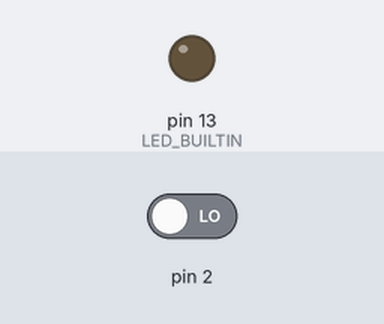
This sketch was run on a simulated Arduino Uno, built with avr-gcc and run on an emulated ATmega328P. Parts: output pins drawn as LEDs (lit = HIGH). The test bench sets the inputs (shaded band); at power-on: pin 2 LOW.

Above: at 1.2 s.
1.3 s: pin 2 driven HIGH
At 2.1 s:
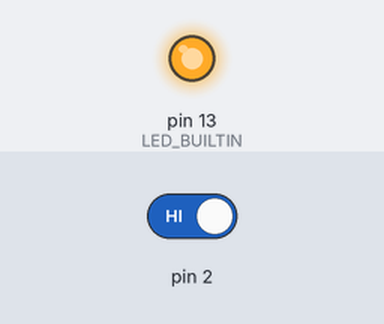
2.8 s: pin 2 driven LOW
At 3.3 s:
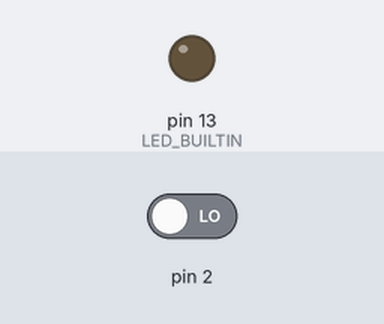
Timing chart, 0 to 5.8 s (numbered marks = the images above; inputs shaded):
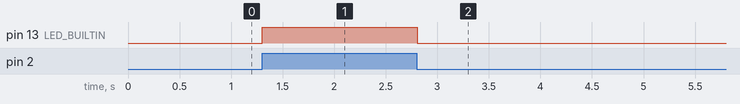

The sketch:

Arduino_ino.ino
```cpp
// C++ code
//
int buttonState = 0;

int Druck = 0;

void setup()
{
  pinMode(2, INPUT);
  pinMode(LED_BUILTIN, OUTPUT);
}

void loop()
{
  if (0 < digitalRead(2)) {
    digitalWrite(LED_BUILTIN, HIGH);
  } else {
    digitalWrite(LED_BUILTIN, LOW);
  }
  delay(10); // Delay a little bit to improve simulation performance
}
```

Measured:
- after the input at 1.3 s, pin 13 (LED_BUILTIN): LOW → HIGH at once
- after the input at 2.8 s, pin 13 (LED_BUILTIN): HIGH → LOW at once
